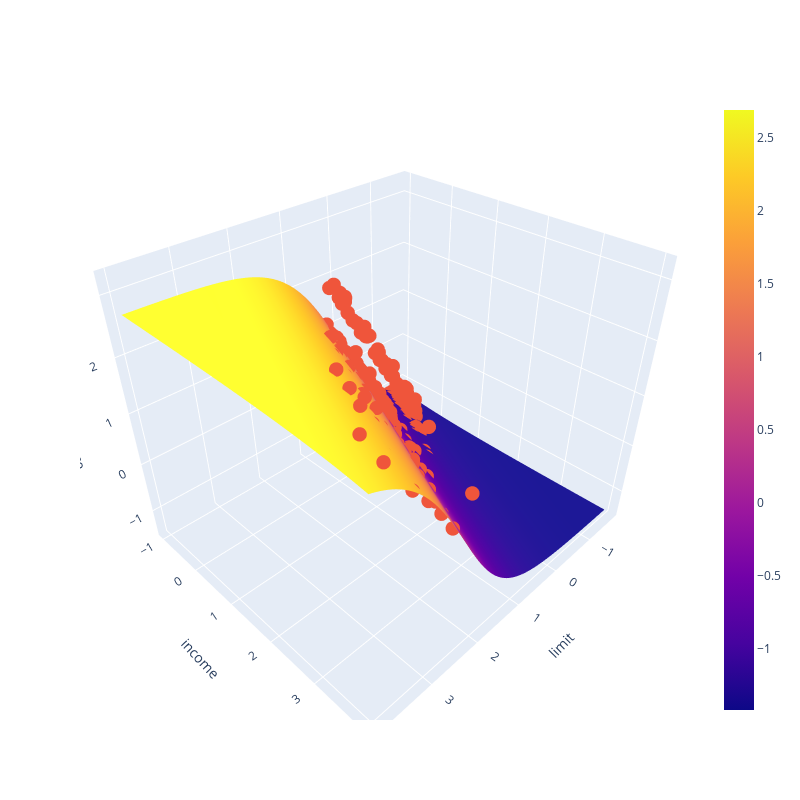

The notebook cell this image was saved under:
### Markdown cell above
Now let's look at what kind of function we're fitting. We do not need to make any changes to backprop.

### Code cell
import plotly.graph_objects as go

x_range = np.linspace(X[:, 0].min(), X[:, 0].max(), 100)
y_range = np.linspace(X[:, 1].min(), X[:, 1].max(), 100)
x_mesh, y_mesh = np.meshgrid(x_range, y_range)

X_mesh = np.column_stack((x_mesh.ravel(), y_mesh.ravel()))
z1_mesh = X_mesh @ W1 + b1
a1_mesh = sigmoid(z1_mesh)
z2_mesh = a1_mesh @ W2 + b2
z_mesh = z2_mesh.reshape(x_mesh.shape)

fig = go.Figure(data=[
    go.Surface(x=x_mesh, y=y_mesh, z=z_mesh),
    go.Scatter3d(x=X[:, 0], y=X[:, 1], z=y.ravel(), 
                 mode='markers', marker=dict(size=5))
])

fig.update_layout(
    scene = dict(
        xaxis_title='limit',
        yaxis_title='income',
        zaxis_title='balance'
    ),
    width=800,
    height=800
)

fig.show()

### Figure 1 — Plotly figure (JSON) as saved in the notebook; plotly's stock layout.template omitted (floating-point values rounded to 4 significant figures; data arrays with more than 128 entries replaced by an {"elided": "..."} marker saying what was removed)
{"data": [{"type": "surface", "x": {"elided": "100x100 float values"}, "y": {"elided": "100x100 float values"}, "z": {"elided": "100x100 float values"}}, {"marker": {"size": 5}, "mode": "markers", "type": "scatter3d", "x": {"elided": "400 float values"}, "y": {"elided": "400 float values"}, "z": {"elided": "400 float values"}}], "layout": {"height": 800, "scene": {"xaxis": {"title": {"text": "limit"}}, "yaxis": {"title": {"text": "income"}}, "zaxis": {"title": {"text": "balance"}}}, "width": 800}}
